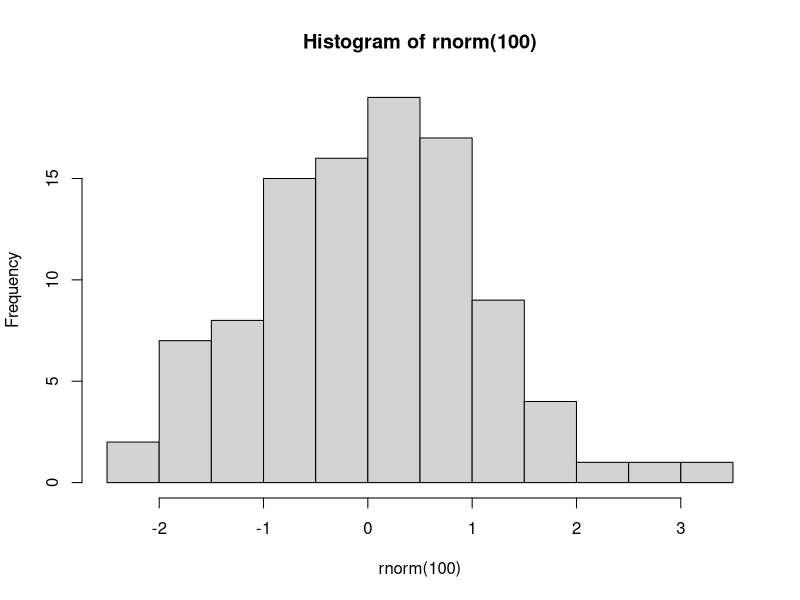

Here is the R script that generated this plot:
## ---- chunk 1
2+3
2^3
2+3-2^3
(2+3-2^3)*4
(2+3-2^3)/4
2+3^4
1:4
2+(1:4)^4
log(1:4)
log2(1:4)
sin(0.5)
## ---- chunk 2
hist(rnorm(100))
